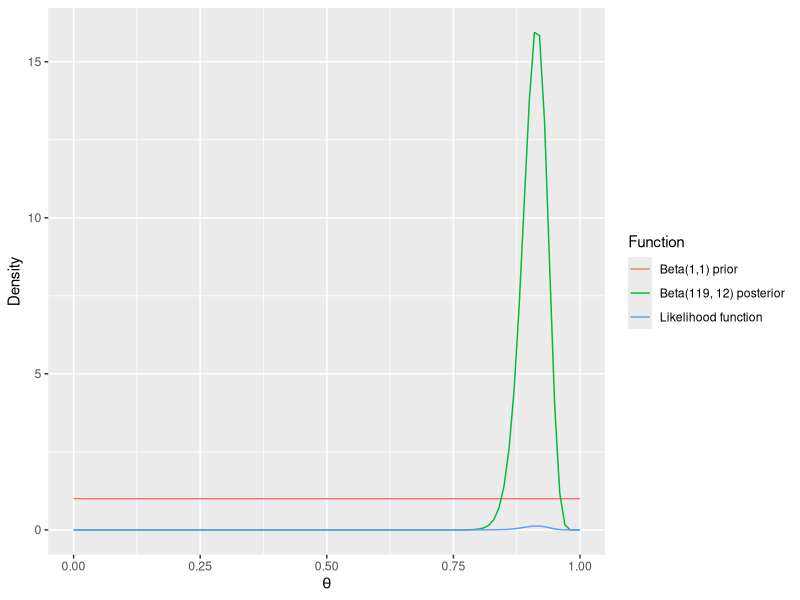
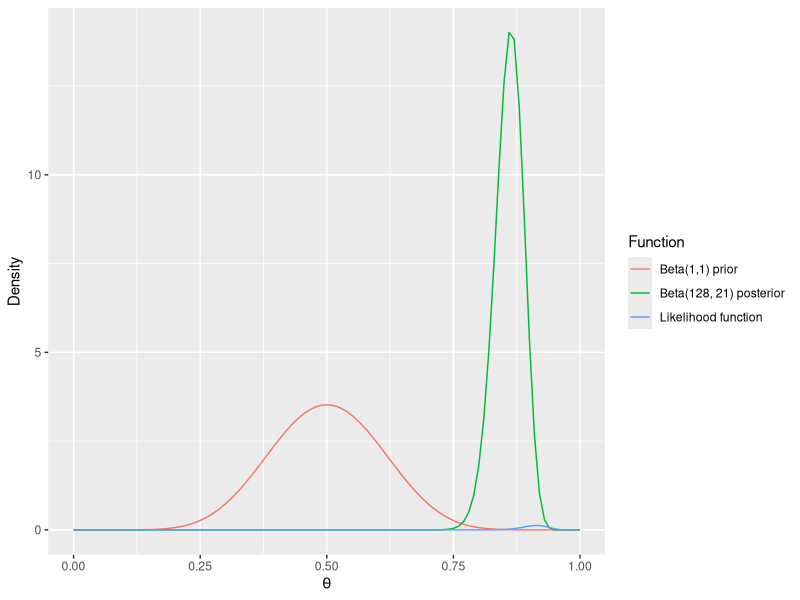
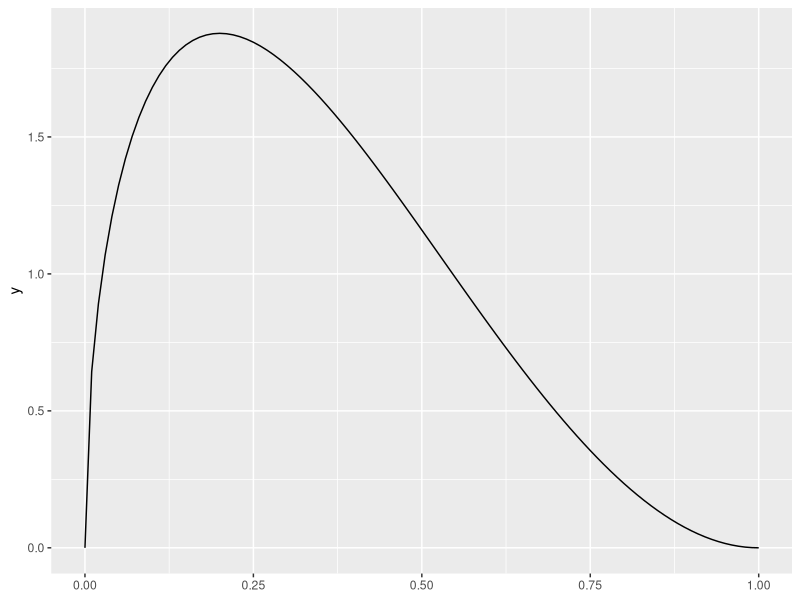

The R script that drew these images, in order:
## ---- chunk 1
library(ggplot2)

thetahat <- 118/129
se.thet <- sqrt(thetahat*(1-thetahat)/129)
ci.thet <- c(thetahat - 1.96*se.thet,thetahat +1.96*se.thet)
## ---- chunk 2
cred.int <- c(qbeta(0.025, 119, 129-118+1), qbeta(0.975, 119, 129-118+1))

## ---- chunk 3
# Likelihood of binomial distribution
bin.ll <- function(theta){
  dbinom(118, size = 129, prob = theta)
}


colors <- c("Likelihood function" = "blue", 
            "Beta(1,1) prior" = "red", 
            "Beta(119, 12) posterior" = "orange")

 
ggplot() + xlim(0, 1) +
  geom_function(fun = dbeta, args = list(1,1), 
                aes(col = "Beta(1,1) prior")) +
  geom_function(fun = dbeta, args = list(119,129-118+1),
                aes(col = "Beta(119, 12) posterior")) + 
  geom_function(fun = bin.ll,  
                aes(col = "Likelihood function")) +
  labs(x = bquote(theta), y = "Density", color = "Function" )


colors <- c("Likelihood function" = "blue", 
            "Beta(10,10) prior" = "red", 
            "Beta(119, 12) posterior" = "orange")

 
ggplot() + xlim(0, 1) + 
  geom_function(fun = dbeta, args = list(10,10), 
                                      aes(col = "Beta(1,1) prior")) +
  geom_function(fun = dbeta, args = list(118 + 10 ,129-118+10), 
                aes(col = "Beta(128, 21) posterior")) + 
  geom_function(fun = bin.ll,  
                aes(col = "Likelihood function")) +
  labs(x = bquote(theta), y = "Density", color = "Function" )


## ---- chunk 4
ggplot() + xlim(0, 1) + geom_function(fun = dbeta, args = list(1.5,3))
